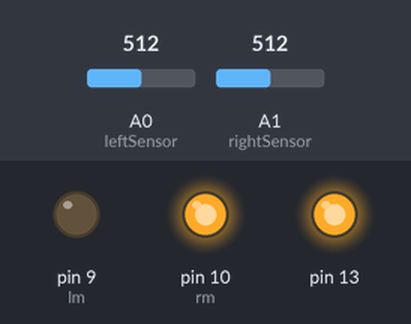
A sketch run on a simulated Arduino Uno, built with avr-gcc and run on an emulated ATmega328P. Shown: output pins drawn as LEDs (lit = HIGH). Inputs (shaded band) come from the test bench; at power-on: A0 (leftSensor) = 512, A1 (rightSensor) = 512.

Above: at 1.2 s.
1.3 s: A0 (leftSensor) set to 484
At 2.2 s:
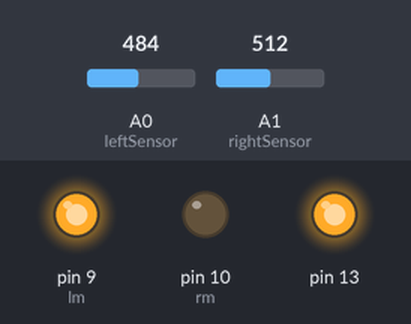
2.8 s: A1 (rightSensor) set to 306
At 3.4 s:
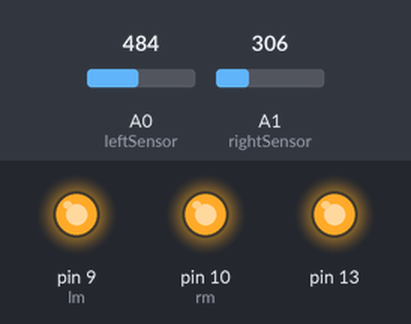
4.3 s: A1 (rightSensor) set to 511
At 5.5 s:
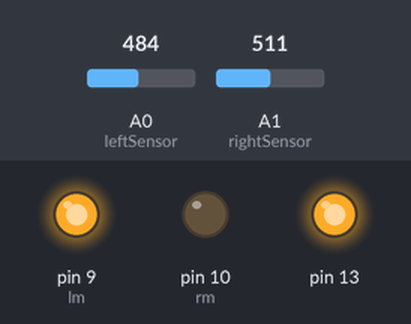
5.8 s: A1 (rightSensor) set to 122
At 6.9 s:
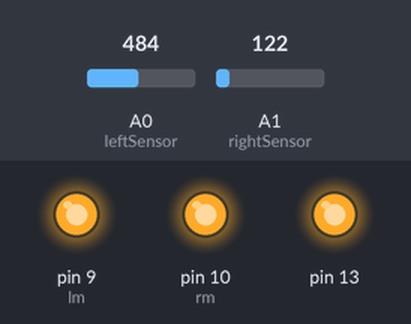
Timing chart, 0 to 8.3 s (numbered marks = the images above; inputs shaded):
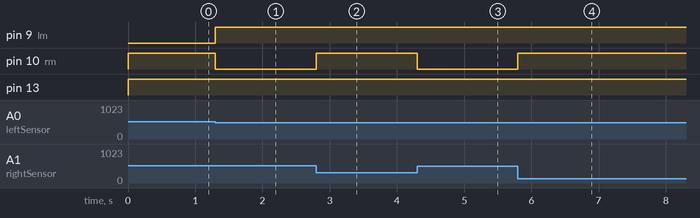

Measured:
- the behaviour switches between 501 and 500 on A0 (leftSensor) (found by bisection; images 0 and 1)
- after the input at 1.3 s, pin 9 (lm): LOW → HIGH at once; pin 10 (rm): HIGH → LOW at once
- after the input at 2.8 s, pin 10 (rm): LOW → HIGH at once
- after the input at 4.3 s, pin 10 (rm): HIGH → LOW at once
- after the input at 5.8 s, pin 10 (rm): LOW → HIGH at once

The sketch:

LineFollower.ino
```cpp
int lm=9;
int rm=10;
int leftAvg=500;
int rightAvg=500;
int leftSensor=A0;
int rightSensor=A1;
void setup() {
  // put your setup code here, to run once:
  Serial.begin(9600);
  pinMode(13,OUTPUT);
  pinMode(lm,OUTPUT);
  pinMode(rm,OUTPUT);
  pinMode(leftSensor,INPUT);
  pinMode(rightSensor,INPUT);
}
void lt(){
  digitalWrite(rm,1);
  digitalWrite(lm,0);
}
void rt(){
  digitalWrite(lm,1);
  digitalWrite(rm,0);
}
void Stop(){
  digitalWrite(lm,0);
  digitalWrite(rm,0);
}
void forward(){
  digitalWrite(lm,1);
  digitalWrite(rm,1);
}

void loop() {
  // put your main code here, to run repeatedly:
  digitalWrite(13,1);
  int leftVal=analogRead(leftSensor);
  int rightVal=analogRead(rightSensor);

  if(leftVal>leftAvg)
    lt();
  else if(rightVal > rightAvg)
    rt();
  else if(leftVal < leftAvg && rightVal < rightAvg)
    forward();
  else
    Stop();
}
```
